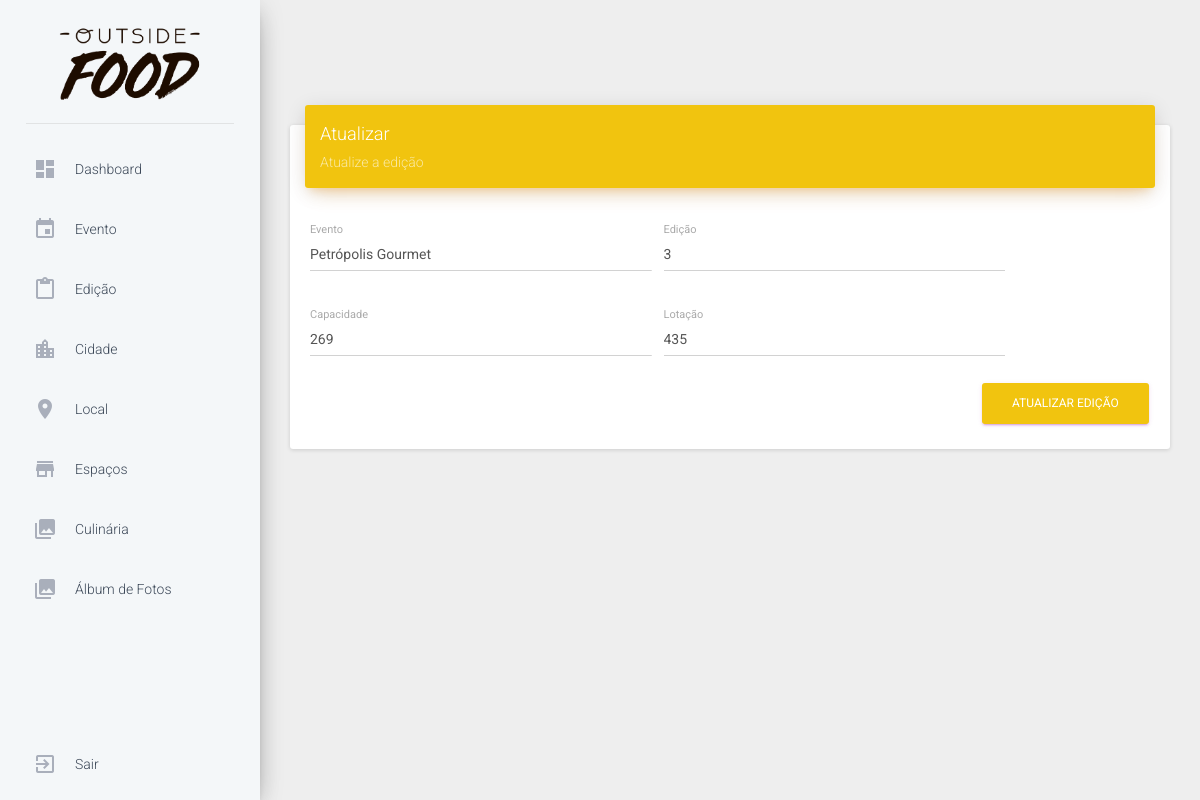
Screenshot of /SistemaOutsideFood/editaredicao.php?id=1 with the database file from the repository.
### tables this page shows
CREATE TABLE `eventos` (
  `id` int(10) UNSIGNED NOT NULL,
  `nome` varchar(45) NOT NULL,
  `data` date NOT NULL,
  `horario` time NOT NULL,
  `organizador` varchar(45) NOT NULL,
  `foto` varchar(255) NOT NULL,
  `cidades_id` int(10) UNSIGNED NOT NULL,
  `locais_id` int(10) UNSIGNED NOT NULL
);

CREATE TABLE `edicoes` (
  `id` int(10) UNSIGNED NOT NULL,
  `numero` int(11) NOT NULL,
  `capacidade` int(11) NOT NULL,
  `lotacao` int(11) NOT NULL,
  `eventos_id` int(10) UNSIGNED NOT NULL
);

### SistemaOutsideFood/assets/php/classes/classEventos.php (called while the page is built, shortened)
<?php
class Eventos{
	public function __construct() {
		$database = new Database();
		$dbSet = $database->dbSet();
		$this->conn = $dbSet;
	}
	public function index(){
		$stmt = $this->conn->prepare("SELECT * FROM `eventos` WHERE 1 ORDER BY `nome`");
		$stmt->execute();
		return $stmt;
	}
}
?>

### SistemaOutsideFood/assets/php/classes/classEdicoes.php (called while the page is built, shortened)
<?php
class Edicoes{
	private $id;
	public function __construct() {
		$database = new Database();
		$dbSet = $database->dbSet();
		$this->conn = $dbSet;
	}
	function setId($value){
		$this->id = $value;
	}
	public function view(){
		$stmt = $this->conn->prepare("SELECT * FROM `edicoes` WHERE `id` = :id");
		$stmt->bindParam(":id", $this->id);
		$stmt->execute();
		$row = $stmt->fetch(PDO::FETCH_OBJ);
		return $row;
	}
}
?>

### SistemaOutsideFood/editaredicao.php (the view, shortened to what this page needs)
<?php
require_once 'headeradmin.php';
require_once 'assets/php/classes/classEdicoes.php';
require_once 'assets/php/classes/classEventos.php';
$edicoes = new Edicoes();
$eventos = new Eventos();
$edicoes->setId($_GET['id']);
$edi = $edicoes->view();
?>
<div class="content">
    <div class="container-fluid">
        <div class="row">
            <div class="col-md-12">
                <div class="card">
                    <div class="card-header" data-background-color="orange">
                        <h4 class="title">Atualizar</h4>
                        <p class="category">Atualize a edição</p>
                    </div>
                    <div class="card-content">
                        <form action="edicao.php" method="post">
                           <div class="row">
                            <div class="col-md-5">
                                <div class="form-group label-floating">
                                    <label class="control-label">Evento</label>
                                        <?php
                                        $todosEventos = $eventos->index();
                                        while($rowEvento = $todosEventos->fetch(PDO::FETCH_OBJ)){
                                           if($rowEvento->id == $edi->eventos_id){ ?>
                                           <input type="text" name="eventos_id" class="form-control" value="<?php echo $rowEvento->nome; ?>" readonly>
                                           <?php } } ?>
                                   </div>
                               </div>
                               <div class="col-md-5">
                                <div class="form-group label-floating">
                                    <label class="control-label">Edição</label>
                                    <input type="number" name="numero" class="form-control" value="<?php echo $edi->numero ?>">
                                </div>
                            </div>
                        </div>
                        <div class="row">
                            <div class="col-md-5">
                                <div class="form-group label-floating">
                                    <label class="control-label">Capacidade</label>
                                    <input type="number" name="capacidade" class="form-control" value="<?php echo $edi->capacidade ?>">
                                </div>
                            </div>
                            <div class="col-md-5">
                                <div class="form-group label-floating">
                                    <label class="control-label">Lotação</label>
                                    <input id="formulario" name="lotacao" type="number" class="form-control" value="<?php echo $edi->lotacao ?>">
                                </div>
                            </div>
                        </div>
                        <button type="submit" name="edit" id="btnamarelo" class="btn btn-primary pull-right">Atualizar Edição</button>
                        <div class="clearfix"></div>
                    </form>
                </div>
            </div>
        </div>
    </div>
</div>
</div>
</div>
<?php
require_once 'footer.php';
?>

### rows the page displays
eventos: eventos_id "Petrópolis Gourmet"
edicoes: numero "3", capacidade "269", lotacao "435"
